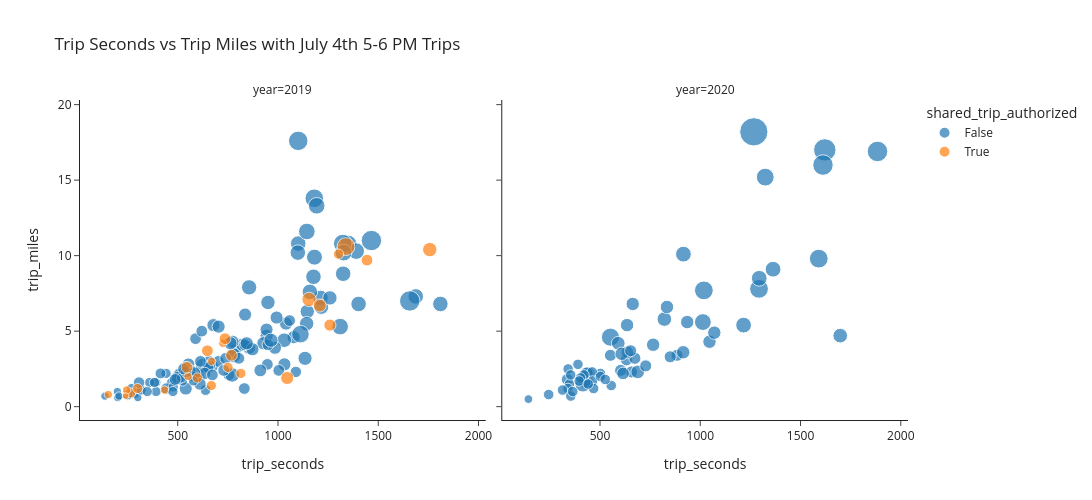

The notebook cell saved with this chart:
### Markdown cell above
---

### 🎯 Deliverable 15: July 4th 5-6 PM Trips Scatter Plots

#### 👇 Tasks

- ✔️ Using `df_july_fourth`, create two scatter plots for each year side-by-side within the same figure with the following axes.
  - `x`: `trip_seconds`,
  - `y`: `trip_miles`,
- ✔️ Use the `trip_total` column to differentiate the sizes of points.
- ✔️ Use the `shared_trip_authorized` column to differentiate the colors of points.
- ✔️ Set an appropriate title.
- ✔️ Use the `'simple_white'` theme (template).
- ✔️ Set the `width` to `1200` and `height` to `500`.
- ✔️ Store your figure in a variable named `fig`.
- ✔️ Display the figure using `fig.show()`

#### 🔑 Sample Output

![Sample Output](https://github.com/bdi475/images/blob/main/case-studies/rideshare-trips/sample-trip-seconds-vs-trip-miles-july-4th-trips-scatter-01.png?raw=true)

#### 🚀 Hint

Replace `my_dataframe`, `'column1'`, `'column2'`, `'column3'`, `'column4'`, `'column5'`, and `...`s with your own values from the code below.

```python
fig = px.scatter(
    my_dataframe,
    title='Your Title Here',
    x='column1',
    y='column2',
    size='column3',
    facet_col='column4',
    color='column5',
    template='simple_white',
    width=...,
    height=...,
)
fig.show()
```

### Code cell
# YOUR CODE BEGINS
fig = px.scatter(
    df_july_fourth,
    title="Trip Seconds vs Trip Miles with July 4th 5-6 PM Trips",
    x="trip_seconds",
    y="trip_miles",
    size="trip_total",
    facet_col="year",
    color="shared_trip_authorized",
    template="simple_white",
    width=1200,
    height=500,
)
fig.show()
# YOUR CODE ENDS

### Figure 1 — Plotly figure (JSON) as saved in the notebook; plotly's stock layout.template omitted (floating-point values rounded to 4 significant figures)
{"data": [{"hovertemplate": "shared_trip_authorized=False<br>year=2019<br>trip_seconds=%{x}<br>trip_miles=%{y}<br>trip_total=%{marker.size}<extra></extra>", "legendgroup": "False", "marker": {"color": "#1F77B4", "size": [7.55, 7.55, 17.55, 12.55, 10.05, 5.05, 16.35, 10.05, 7.55, 12.55, 15.55, 7.55, 12.55, 7.55, 7.55, 12.55, 5.05, 10.05, 7.55, 30.35, 12.55, 12.55, 7.55, 8.55, 10.05, 9.55, 5.05, 17.55, 10.05, 20.05, 15.05, 7.55, 12.55, 10.05, 12.55, 8.55, 10.05, 10.05, 30.24, 7.55, 12.05, 12.55, 15.05, 10.05, 20.05, 12.55, 10.05, 5.05, 12.05, 12.55, 11.05, 12.55, 5.05, 15.05, 10.05, 16.16, 25.05, 10.05, 17.55, 12.55, 17.55, 7.55, 16.05, 25.05, 7.55, 5.05, 10.05, 12.55, 17.55, 8.55, 7.55, 17.55, 17.55, 9.55, 10.05, 15.35, 20.55, 13.05, 5.05, 10.05, 12.55, 18.55, 12.55, 22.55, 7.55, 9.55, 12.55, 15.05, 11.16, 10.05, 14.55, 17.05, 5.05, 10.05, 20.05, 12.55, 17.55, 9.55, 12.55, 10.05, 10.05, 20.05, 12.05, 10.05, 12.55, 20.05, 17.55, 7.55, 7.55, 7.55, 10.05, 7.55, 10.05, 10.05, 14.55, 7.55, 27.55], "sizemode": "area", "sizeref": 0.1452, "symbol": "circle"}, "mode": "markers", "name": "False", "orientation": "v", "showlegend": true, "type": "scatter", "x": [610, 270, 1687, 943, 675, 199, 625, 755, 499, 1078, 1031, 506, 540, 524, 442, 1040, 274, 703, 391, 1657, 856, 1032, 469, 639, 589, 444, 259, 1810, 656, 1351, 950, 478, 943, 659, 500, 414, 832, 1004, 1466, 288, 553, 785, 1146, 947, 1390, 836, 651, 201, 598, 678, 634, 822, 301, 1143, 562, 778, 1181, 613, 1101, 773, 1212, 476, 1216, 1323, 318, 137, 834, 927, 1325, 571, 519, 1099, 1402, 1089, 538, 772, 1327, 582, 207, 1058, 704, 1182, 873, 1112, 360, 542, 993, 1259, 611, 487, 1135, 856, 252, 739, 1144, 844, 1177, 307, 985, 673, 620, 1193, 912, 950, 763, 1310, 1159, 250, 392, 578, 805, 384, 529, 729, 965, 348, 1101], "xaxis": "x", "y": [2.0, 1.2, 7.3, 4.7, 2.7, 1.0, 2.7, 2.1, 2.1, 4.6, 4.4, 2.2, 1.2, 1.7, 2.2, 5.5, 0.8, 3.0, 1.6, 7.0, 3.9, 2.8, 1.6, 1.1, 4.5, 1.2, 0.8, 6.8, 3.0, 10.8, 6.9, 1.3, 5.1, 2.7, 1.9, 2.2, 1.2, 2.4, 11.0, 0.9, 2.8, 3.7, 6.3, 2.8, 10.3, 6.1, 2.6, 0.6, 1.9, 5.4, 2.2, 4.1, 0.6, 5.5, 2.4, 3.4, 13.8, 3.0, 10.8, 4.3, 7.2, 1.0, 6.6, 10.8, 1.1, 0.7, 4.1, 4.2, 8.8, 2.0, 1.9, 10.2, 6.8, 2.3, 2.6, 2.1, 10.2, 2.2, 0.7, 5.7, 5.3, 9.9, 3.8, 4.8, 1.6, 2.3, 5.9, 7.2, 1.5, 1.8, 3.2, 7.9, 0.7, 3.2, 11.6, 4.2, 8.6, 1.6, 3.9, 2.1, 5.0, 13.3, 2.4, 4.1, 4.2, 5.3, 7.6, 0.8, 1.0, 1.7, 3.2, 1.6, 2.5, 2.4, 4.4, 1.0, 17.6], "yaxis": "y"}, {"hovertemplate": "shared_trip_authorized=False<br>year=2020<br>trip_seconds=%{x}<br>trip_miles=%{y}<br>trip_total=%{marker.size}<extra></extra>", "legendgroup": "False", "marker": {"color": "#1F77B4", "size": [15.58, 8.08, 25.58, 10.58, 10.58, 10.58, 10.58, 13.08, 8.08, 8.08, 13.08, 8.08, 8.08, 12.08, 23.88, 8.08, 10.58, 13.08, 10.58, 25.58, 58.08, 13.58, 8.08, 30.58, 10.58, 15.58, 8.08, 10.58, 8.08, 36.58, 13.08, 13.08, 18.08, 8.08, 11.58, 8.08, 8.08, 18.88, 18.08, 8.08, 18.08, 25.58, 8.08, 8.08, 8.08, 30.58, 13.08, 8.08, 13.58, 13.08, 20.58, 8.08, 8.08, 11.58, 23.08, 10.58, 13.08, 8.08, 5.58, 8.08, 13.08, 8.08, 18.08, 13.08, 8.08, 10.58], "sizemode": "area", "sizeref": 0.1452, "symbol": "circle"}, "mode": "markers", "name": "False", "orientation": "v", "showlegend": false, "type": "scatter", "x": [821, 446, 1293, 884, 657, 337, 632, 834, 426, 420, 442, 341, 502, 434, 552, 556, 674, 635, 850, 1018, 1267, 591, 348, 1884, 552, 1698, 461, 603, 354, 1621, 765, 1046, 1363, 463, 636, 244, 340, 415, 1294, 468, 1216, 1591, 502, 420, 313, 1612, 935, 354, 688, 608, 1013, 364, 526, 615, 1324, 653, 663, 390, 143, 403, 1070, 396, 916, 915, 441, 728], "xaxis": "x2", "y": [5.8, 1.6, 7.8, 3.4, 2.3, 1.8, 3.1, 6.6, 1.9, 1.6, 2.2, 2.5, 2.2, 2.2, 4.6, 1.4, 3.2, 5.4, 3.3, 7.7, 18.2, 4.2, 1.5, 16.9, 3.4, 4.7, 2.3, 2.4, 2.1, 17.0, 4.1, 4.3, 9.1, 1.7, 3.6, 0.8, 1.2, 1.5, 8.5, 1.2, 5.4, 9.8, 2.0, 2.1, 1.1, 16.0, 5.6, 0.7, 2.3, 3.5, 5.6, 1.0, 1.8, 2.2, 15.2, 3.7, 6.8, 2.8, 0.5, 1.9, 4.9, 1.7, 10.1, 3.6, 1.5, 2.7], "yaxis": "y2"}, {"hovertemplate": "shared_trip_authorized=True<br>year=2019<br>trip_seconds=%{x}<br>trip_miles=%{y}<br>trip_total=%{marker.size}<extra></extra>", "legendgroup": "True", "marker": {"color": "#FF7F0E", "size": [15.0, 2.55, 23.0, 10.0, 7.5, 5.0, 5.0, 7.5, 12.55, 15.05, 10.0, 12.5, 7.55, 5.05, 7.55, 7.55, 3.22, 10.05, 10.72, 5.05, 5.05, 10.0, 7.55, 5.05, 10.0, 7.5], "sizemode": "area", "sizeref": 0.1452, "symbol": "circle"}, "mode": "markers", "name": "True", "orientation": "v", "showlegend": true, "type": "scatter", "x": [1155, 248, 1339, 1444, 668, 434, 551, 265, 1208, 1757, 546, 1046, 598, 245, 751, 815, 240, 648, 1259, 725, 669, 736, 1302, 154, 768, 300], "xaxis": "x", "y": [7.1, 0.8, 10.6, 9.7, 1.4, 1.1, 2.0, 0.9, 6.7, 10.4, 2.6, 1.9, 1.9, 1.1, 2.6, 2.2, 0.7, 3.7, 5.4, 4.2, 3.0, 4.5, 10.1, 0.8, 3.4, 1.2], "yaxis": "y"}], "layout": {"annotations": [{"font": {}, "showarrow": false, "text": "year=2019", "x": 0.245, "xanchor": "center", "xref": "paper", "y": 1, "yanchor": "bottom", "yref": "paper"}, {"font": {}, "showarrow": false, "text": "year=2020", "x": 0.755, "xanchor": "center", "xref": "paper", "y": 1, "yanchor": "bottom", "yref": "paper"}], "height": 500, "legend": {"itemsizing": "constant", "title": {"text": "shared_trip_authorized"}, "tracegroupgap": 0}, "title": {"text": "Trip Seconds vs Trip Miles with July 4th 5-6 PM Trips"}, "width": 1200, "xaxis": {"anchor": "y", "domain": [0, 0.49], "title": {"text": "trip_seconds"}}, "xaxis2": {"anchor": "y2", "domain": [0.51, 1], "matches": "x", "title": {"text": "trip_seconds"}}, "yaxis": {"anchor": "x", "domain": [0, 1], "title": {"text": "trip_miles"}}, "yaxis2": {"anchor": "x2", "domain": [0, 1], "matches": "y", "showticklabels": false}}}
